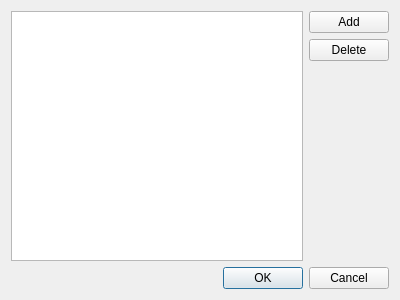
<?xml version="1.0" encoding="UTF-8"?>
<ui version="4.0">
 <class>StringListDialog</class>
 <widget class="QDialog" name="StringListDialog">
  <property name="geometry">
   <rect>
    <x>0</x>
    <y>0</y>
    <width>400</width>
    <height>300</height>
   </rect>
  </property>
  <property name="windowTitle">
   <string>Dialog</string>
  </property>
  <layout class="QVBoxLayout" name="verticalLayout_2">
   <item>
    <layout class="QHBoxLayout" name="horizontalLayout">
     <item>
      <widget class="QListView" name="listView"/>
     </item>
     <item>
      <layout class="QVBoxLayout" name="verticalLayout">
       <item>
        <widget class="QPushButton" name="addPushButton">
         <property name="text">
          <string>Add</string>
         </property>
         <property name="icon">
          <iconset resource="../gui.qrc">
           <normaloff>:/images/add.png</normaloff>:/images/add.png</iconset>
         </property>
        </widget>
       </item>
       <item>
        <widget class="QPushButton" name="deletePushButton">
         <property name="text">
          <string>Delete</string>
         </property>
         <property name="icon">
          <iconset resource="../gui.qrc">
           <normaloff>:/images/delete.png</normaloff>:/images/delete.png</iconset>
         </property>
        </widget>
       </item>
       <item>
        <spacer name="verticalSpacer">
         <property name="orientation">
          <enum>Qt::Vertical</enum>
         </property>
         <property name="sizeHint" stdset="0">
          <size>
           <width>20</width>
           <height>40</height>
          </size>
         </property>
        </spacer>
       </item>
      </layout>
     </item>
    </layout>
   </item>
   <item>
    <widget class="QDialogButtonBox" name="buttonBox">
     <property name="orientation">
      <enum>Qt::Horizontal</enum>
     </property>
     <property name="standardButtons">
      <set>QDialogButtonBox::Cancel|QDialogButtonBox::Ok</set>
     </property>
    </widget>
   </item>
  </layout>
 </widget>
 <resources>
  <include location="../gui.qrc"/>
 </resources>
 <connections>
  <connection>
   <sender>buttonBox</sender>
   <signal>accepted()</signal>
   <receiver>StringListDialog</receiver>
   <slot>accept()</slot>
   <hints>
    <hint type="sourcelabel">
     <x>248</x>
     <y>254</y>
    </hint>
    <hint type="destinationlabel">
     <x>157</x>
     <y>274</y>
    </hint>
   </hints>
  </connection>
  <connection>
   <sender>buttonBox</sender>
   <signal>rejected()</signal>
   <receiver>StringListDialog</receiver>
   <slot>reject()</slot>
   <hints>
    <hint type="sourcelabel">
     <x>316</x>
     <y>260</y>
    </hint>
    <hint type="destinationlabel">
     <x>286</x>
     <y>274</y>
    </hint>
   </hints>
  </connection>
 </connections>
</ui>
